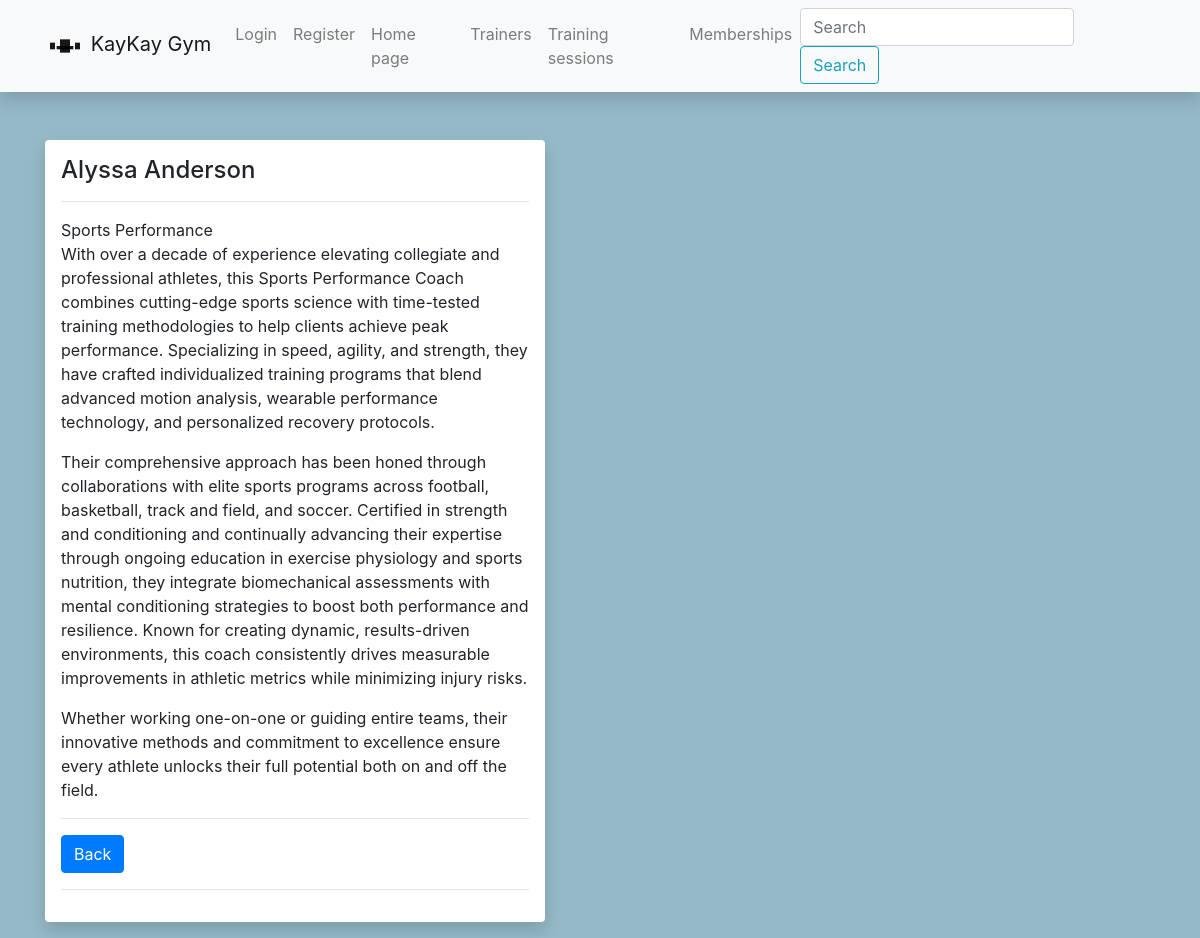
The app's page /gym/trainer/9 with its own data.
### gym/models.py (models this page shows, shortened)
class Trainer(models.Model):
    first_name = models.CharField('Name', max_length=50, help_text='Enter your name')
    last_name = models.CharField('Surname', max_length=50, help_text='Enter your surname')
    email = models.CharField('Email', max_length=50, help_text="Enter email adress")
    specialization = models.CharField('Specialization', max_length=100, default='Specialization....')
    professional_history = HTMLField()
    cover = models.ImageField(upload_to='covers/trainer_covers', blank=True, null=True)
    class Meta:
        ordering = ('last_name', 'first_name')

### gym/views.py (the view)
# urls.py: path('trainer/<int:trainer_id>', views.get_one_trainer, name='trainer-one'),
def get_one_trainer(request, trainer_id):
    one_trainer = get_object_or_404(Trainer, pk=trainer_id)
    context = {'one_trainer': one_trainer}
    return render(request, 'trainer.html', context=context)

### gym/templates/trainer.html
{% extends 'base.html' %}
{% load static %}
{% block content %}
<div class="my-3 shadow rounded" style="background-color: white; padding: 1rem; max-width: 500px;">
    <div>
        <h4> {{ one_trainer.first_name }} {{ one_trainer.last_name }}</h4>
        <hr>
        <a>{{ one_trainer.specialization }}</a>
        <a>{{ one_trainer.professional_history|safe }}</a>
        <hr>
        <a href="{% url 'trainers-all' %}" class="btn btn-primary">Back</a>
        <hr>
    </div>
</div>
{% endblock %}

### gym/static/css/styles.css (style rules this page uses)
body { background-color: #95B9C7; }

### records on screen
Trainer: first_name "Alyssa", last_name "Anderson", specialization "Sports Performance", professional_history "With over a decade of experience elevating collegiate and professional athletes, this Sports Performance Coach combines cutting-edge sports science with time-tested training methodologies to help clients achieve peak performance. Specializing in speed, agility, and strength, they have crafted individualized training programs that blend advanced motion analysis, wearable performance technology, and personalized recovery protocols. Their comprehensive approach has been honed through collaborations with elite sports programs across football, basketball, track and field, and soccer. Certified in strength and conditioning and continually advancing their expertise through ongoing education in…"
